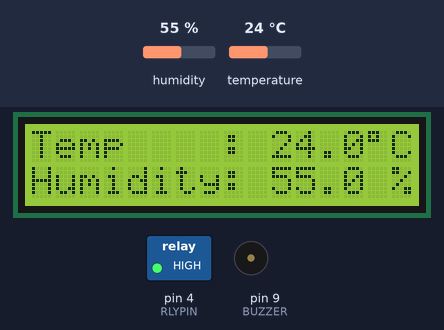
The sketch below on a simulated Arduino Uno, built with avr-gcc and run on an emulated ATmega328P. Parts: 16×2 character LCD, switched loads named in the sketch (green lamp = pin HIGH), buzzer (waves = sounding). The test bench sets the inputs (shaded band); at power-on: humidity 55 %, temperature 24 °C. WiFi joins after 1.5 s; servers stay silent unless stated; what the sketch prints to the serial monitor is not drawn.

Above: at 13.3 s.
13.4 s: humidity set to 57 %
At 18.1 s:
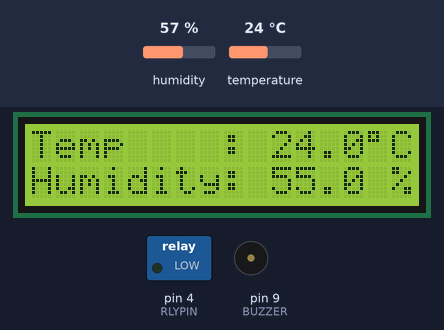
25.2 s: temperature set to 10.5 °C
At 29.8 s:
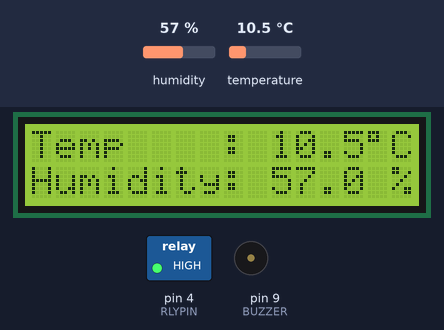
35.4 s: temperature set to 9.6 °C
At 39.9 s:
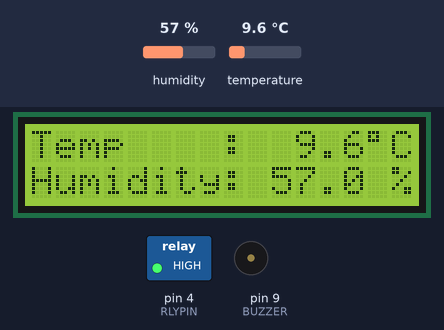
45.9 s: humidity set to 22 %
At 51.4 s:
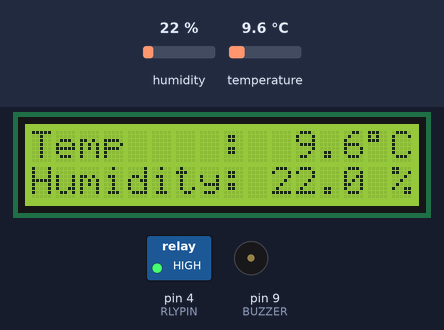
53.4 s: humidity set to 68 %
At 57.4 s:
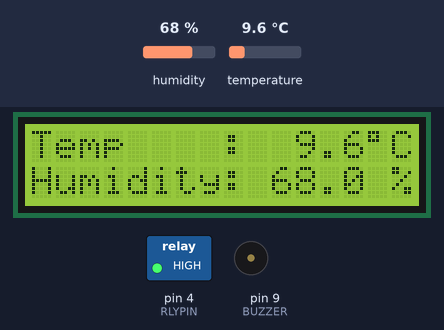
Timing chart, 0 to 62.7 s (numbered marks = the images above; inputs shaded):
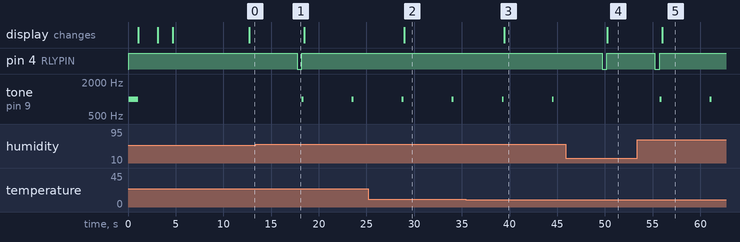

The sketch:

Sensor4AutoIpTriggerOnBuzzer.ino
```cpp
// #NAME# Stockroom Sensor
// Trigger Version
// LCD Screen connection:
// Green GND on Arduino
// Red 5V on Arduino
// Blue SDA on Arduino
// Green SDC on Arduino
// DHT22 Sensor connection:
// Brown GND on Arduino, 4th pin from left from DHT22
// Red 5V on Arduino, 1st pin from left from DHT22
// Blue SDA on Arduino
// Green SDC on Arduino

//load libraries
#include <Wire.h>                 // LCD
#include <LCD.h>                  // LCD
#include <LiquidCrystal_I2C.h>    // LCD
#include <SPI.h>                  // Ethernet
#include <Ethernet.h>             // Ethernet
#include "DHT.h"                  //Temperature & Humidity Sensor
#include <ArduinoJson.h>          //JSON

byte mac[] = {0xDE, 0xAD, 0xBE, 0xEF, 0xFE, 0xED};
char ipAddr[]={' ',' ',' ',' ',' '};
IPAddress fallbackip (192,168,3,51);
EthernetServer server(80);
const size_t bufferSize = JSON_OBJECT_SIZE(2);
const int RLYPIN = 4; // what digital pin relay is connected to
const int BUZZER =9;  // Set Buzzer pin
bool acon;
#define DHTPIN 2     // what digital pin DHT22 is connected to
#define DHTTYPE DHT22   // DHT 22  (AM2302), AM2321 (Sensor Type)


// Initialize DHT sensor.
DHT dht(DHTPIN, DHTTYPE);


//Define variables for LCD Screen

#define I2C_ADDR          0x27        //Define I2C Address where the PCF8574A is
#define BACKLIGHT_PIN      3
#define En_pin             2
#define Rw_pin             1
#define Rs_pin             0
#define D4_pin             4
#define D5_pin             5
#define D6_pin             6
#define D7_pin             7

//Initialise the LCD
LiquidCrystal_I2C      lcd(I2C_ADDR, En_pin,Rw_pin,Rs_pin,D4_pin,D5_pin,D6_pin,D7_pin);


void setup()
 {
     Serial.begin(9600);  //begin serial
     Serial.println("DHT22 started!");

    //Define the LCD as 16 column by 2 rows
    lcd.begin (16,2);
    Serial.println("LCD Initialized!");
    //Switch on the backlight
    lcd.setBacklightPin(BACKLIGHT_PIN,POSITIVE);
    lcd.setBacklight(HIGH);
    dht.begin();
    Serial.println("DHT Initialized!");
    // Initialize relay
    pinMode (RLYPIN,OUTPUT);
    digitalWrite(RLYPIN, HIGH);
    Serial.println(F("Relay initialized."));
    pinMode(BUZZER, OUTPUT); // Set buzzer - pin 9 as an output
    tone(BUZZER, 1000);
    delay(1000);
    noTone(BUZZER);
    Serial.println(F("Buzzer initialized."));
    acon = false;
    acon = false;
    lcd.clear();                           //Clear the LCD
    lcd.setCursor(0,0);                    // Set the cursor on the LCD to Col 1 Row 1
    lcd.print("#NAME# Sensor 1");         // Print on text on the LCD
    lcd.setCursor(0,1);                    // Set the cursor on the LCD to Col 1 Row 2
    lcd.print("  Sensor  Init");           // Print on text on the LCD
    delay(2000) ;
    /////Ethernet///////////////////////
    lcd.clear();                           //Clear the LCD
    lcd.setCursor(0,0);                    // Set the cursor on the LCD to Col 1 Row 1
    lcd.print("#NAME# Sensor 1");         // Print on text on the LCD
    lcd.setCursor(0,1);                    // Set the cursor on the LCD to Col 1 Row 2
    lcd.print("  Obtaining IP  ");           // Print IP address on the LCD
    // start the Ethernet connection:
    if (Ethernet.begin(mac) == 0) {
      Serial.println("Failed to configure Ethernet using DHCP");
      lcd.clear();                           //Clear the LCD
      lcd.setCursor(0,0);                    // Set the cursor on the LCD to Col 1 Row 1
      lcd.print("#NAME# Sensor 1");         // Print on text on the LCD
      lcd.setCursor(0,1);                    // Set the cursor on the LCD to Col 1 Row 2
      lcd.print("Network problem!");           // Print IP address on the LCD
      delay (2000);
      ///////////////Fixed ip/////////////////////////
      Ethernet.begin(mac, fallbackip);  // initialize Ethernet device
      server.begin();           // start to listen for clients
      Serial.println(F("Server initialized."));
      Serial.print(F("Please connect to http://"));
      Serial.println(Ethernet.localIP());
      // print your local IP address:
      lcd.clear();                           //Clear the LCD
      lcd.setCursor(0,0);                    // Set the cursor on the LCD to Col 1 Row 1
      lcd.print("Fallback Address:");         // Print on text on the LCD
      lcd.setCursor(0,1);                    // Set the cursor on the LCD to Col 1 Row 2
      lcd.print(fallbackip);                         // Print IP address on the LCD
      ////////////////////Fixed ip///////////////////////
    }
    else {
      Serial.print("IP address: ");
      for (byte thisByte = 0; thisByte < 4; thisByte++) {
        // print the value of each byte of the IP address:
        ipAddr[thisByte] = Ethernet.localIP()[thisByte];
        Serial.print(Ethernet.localIP()[thisByte], DEC);
        Serial.print(".");
        }
      IPAddress ip (ipAddr[0],ipAddr[1],ipAddr[2],ipAddr[3]);
      Ethernet.begin(mac, ip);  // initialize Ethernet device
      server.begin();           // start to listen for clients
      Serial.println(F("Server initialized."));
      Serial.print(F("Please connect to http://"));
      Serial.println(Ethernet.localIP());
      // print your local IP address:
      lcd.clear();                           //Clear the LCD
      lcd.setCursor(0,0);                    // Set the cursor on the LCD to Col 1 Row 1
      lcd.print("My IP Address is:");         // Print on text on the LCD
      lcd.setCursor(0,1);                    // Set the cursor on the LCD to Col 1 Row 2
      lcd.print(ip);                         // Print IP address on the LCD
    }
    delay(3000);
    /////Ethernet/////////////////////////
}

void loop()
  {
  // Wait a few seconds between measurements.
  delay(5000);
  // start the Ethernet connection and the server:

  static float t;
  static float h;
  // Reading temperature or humidity takes about 250 milliseconds!
  // Sensor readings may also be up to 2 seconds 'old' (its a very slow sensor)
  h = dht.readHumidity();
  // Read temperature as Celsius (the default)
  t = dht.readTemperature();

  // Check if any reads failed and exit early (to try again).
  if (isnan(h) || isnan(t)) {
    Serial.println("Failed to read from DHT sensor!");
    lcd.setCursor(0,0);                    // Set the cursor on the LCD to Col 1 Row 1
    lcd.print("#NAME# Sensor 1");         // Print on text on the LCD
    lcd.setCursor(0,1);                    // Set the cursor on the LCD to Col 1 Row 2
    lcd.print("!!!DHT  Fail!!!");           // Print on text on the LCD
    return;
  }
  // Turn relay on and off
  if ((h > 55) && (acon == false)) {
    acon = true;
    RelayOn ();
    delay(500);
    RelayOff ();
  }
  else if ((t > 28) && (acon == false)) {
    acon = true;
    RelayOn ();
    delay(500);
    RelayOff ();
  }
  else if (((t < 28) && (h < 55)) && acon == true) {
    acon = false;
    RelayOn ();
    delay(500);
    RelayOff ();
  }
  // Beep buzzer short if AC is on
  if (acon) {
    tone(BUZZER, 1000);
    delay(200);
    noTone(BUZZER);
  }

  //Serial print Temperature and humidity
  printTempHumAC(t,h);

  ///////// JSON SERVER ////////////////////
 EthernetClient client = server.available();

  // Do we have a client?
  if (!client) return;

  Serial.println(F("New client"));

  // Read the request (we ignore the content in this example)
  while (client.available()) client.read();

  // Allocate JsonBuffer
  // Use arduinojson.org/assistant to compute the capacity.
  StaticJsonBuffer<73> jsonBuffer;

  // Create the root object
  JsonObject& root = jsonBuffer.createObject();

  root["temperature"] = t;
  root["humidity"] = h;
  root["AC"] = acon;

  Serial.print(F("Sending: "));
  root.printTo(Serial);
  Serial.println();

  // Write response headers
  client.println("HTTP/1.0 200 OK");
  client.println("Content-Type: application/json");
  client.println("Connection: close");
  client.println();

  // Write JSON document
  root.prettyPrintTo(client);

  // Disconnect
  client.stop();
}

void printTempHumAC(float t, float h) {
    String strt = "";
    String strh = "";
    String stracon = "";
    if (t < 10 && t > -10) {
      strt = String (" " + String(t));
    }
    else {
      strt = String (t);
    }

        if (h < 10 && h > -10) {
      strh = String (" " + String(h));
    }
    else {
      strh = String (h);
    }

    if (acon) {
      stracon = "ON";
    }
    else {
      stracon = "OFF";
    }

    Serial.print("Humidity: ");
    Serial.print(strh);
    Serial.print(" %\t");
    Serial.print("Temp    : ");
    Serial.print(strt);
    Serial.print(" °C \t");
    Serial.print("A/C: ");
    Serial.print(stracon);
    Serial.print( "\n");

    lcd.clear();                           //Clear the LCD
    lcd.setCursor(0,0);                    // Set the cursor on the LCD to Col 1 Row 1
    lcd.print("Temp    : ");                // Print on text on the LCD
    lcd.setCursor(10,0);                   // Set the cursor on the LCD to Col 11 Row 1
    lcd.print(strt);                       // Print on temperature on the LCD
    lcd.setCursor(14,0);                   // Set the cursor on the LCD to Col 15 Row 1
    lcd.print("\xDF" "C");                 // Print on text on the LCD
    lcd.setCursor(0,1);                    //set the cursor on the LCD to Col 0 Row 2
    lcd.print("Humidity: ");               // Print on text on the LCD
    lcd.setCursor(10,1);                   // Set the cursor on the LCD to Col 11 Row 2
    lcd.print(strh);                       // Print on humidity on the LCD
    lcd.setCursor(14,1);                   // Set the cursor on the LCD to Col 15 Row 2
    lcd.print(" %");                        // Print on text on the LCD
}

void RelayOn () {
    digitalWrite(RLYPIN, LOW);
    Serial.println(F("Relay On"));
}

void RelayOff () {
    digitalWrite(RLYPIN, HIGH);
    Serial.println(F("Relay Off"));
}
```

Measured:
- the behaviour switches between 55 and 56 % on humidity (found by bisection; images 0 and 1)
- after the input at 13.4 s, pin 4 (RLYPIN): HIGH → LOW after 4.3 s, → HIGH 0.50 s later; tone on pin 9 (BUZZER): alternates 1000 Hz for 0.20 s and silent for 5.0 s, starting after 4.8 s
- after the input at 25.2 s, the display: changes after 3.8 s (image 2)
- after the input at 35.4 s, the display: changes after 4.1 s (image 3)
- after the input at 45.9 s, pin 4 (RLYPIN): HIGH → LOW after 3.8 s, → HIGH 0.50 s later; tone on pin 9 (BUZZER): stays silent (without the input it goes to 1000 Hz after 3.8 s); the display: changes after 4.3 s (image 4)
- after the input at 53.4 s, pin 4 (RLYPIN): HIGH → LOW after 1.9 s, → HIGH 0.50 s later; tone on pin 9 (BUZZER): alternates 1000 Hz for 0.20 s and silent for 5.0 s, starting after 2.4 s; the display: changes after 2.6 s (image 5)
